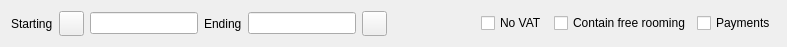
<?xml version="1.0" encoding="UTF-8"?>
<ui version="4.0">
 <class>FInvoices</class>
 <widget class="QWidget" name="FInvoices">
  <property name="geometry">
   <rect>
    <x>0</x>
    <y>0</y>
    <width>787</width>
    <height>43</height>
   </rect>
  </property>
  <property name="sizePolicy">
   <sizepolicy hsizetype="Minimum" vsizetype="Minimum">
    <horstretch>0</horstretch>
    <verstretch>0</verstretch>
   </sizepolicy>
  </property>
  <property name="windowTitle">
   <string>Form</string>
  </property>
  <layout class="QGridLayout" name="gridLayout">
   <item row="0" column="1">
    <widget class="QPushButton" name="btnPrev">
     <property name="minimumSize">
      <size>
       <width>25</width>
       <height>25</height>
      </size>
     </property>
     <property name="maximumSize">
      <size>
       <width>25</width>
       <height>25</height>
      </size>
     </property>
     <property name="focusPolicy">
      <enum>Qt::FocusPolicy::ClickFocus</enum>
     </property>
     <property name="text">
      <string/>
     </property>
     <property name="icon">
      <iconset resource="../Resort/res.qrc">
       <normaloff>:/images/left.png</normaloff>:/images/left.png</iconset>
     </property>
    </widget>
   </item>
   <item row="0" column="8">
    <widget class="QCheckBox" name="chContainsEmptyRooming">
     <property name="text">
      <string>Contain free rooming</string>
     </property>
    </widget>
   </item>
   <item row="0" column="5">
    <widget class="QPushButton" name="btnNext">
     <property name="minimumSize">
      <size>
       <width>25</width>
       <height>25</height>
      </size>
     </property>
     <property name="maximumSize">
      <size>
       <width>25</width>
       <height>25</height>
      </size>
     </property>
     <property name="focusPolicy">
      <enum>Qt::FocusPolicy::ClickFocus</enum>
     </property>
     <property name="text">
      <string/>
     </property>
     <property name="icon">
      <iconset resource="../Resort/res.qrc">
       <normaloff>:/images/right.png</normaloff>:/images/right.png</iconset>
     </property>
    </widget>
   </item>
   <item row="0" column="0">
    <widget class="QLabel" name="label">
     <property name="text">
      <string>Starting</string>
     </property>
    </widget>
   </item>
   <item row="0" column="7">
    <widget class="QCheckBox" name="chNoVAT">
     <property name="text">
      <string>No VAT</string>
     </property>
    </widget>
   </item>
   <item row="0" column="2">
    <widget class="EDateEdit" name="deStart"/>
   </item>
   <item row="0" column="6">
    <spacer name="horizontalSpacer">
     <property name="orientation">
      <enum>Qt::Orientation::Horizontal</enum>
     </property>
     <property name="sizeHint" stdset="0">
      <size>
       <width>40</width>
       <height>20</height>
      </size>
     </property>
    </spacer>
   </item>
   <item row="0" column="4">
    <widget class="EDateEdit" name="deEnd"/>
   </item>
   <item row="0" column="3">
    <widget class="QLabel" name="label_2">
     <property name="text">
      <string>Ending</string>
     </property>
    </widget>
   </item>
   <item row="0" column="9">
    <widget class="QCheckBox" name="chPayments">
     <property name="text">
      <string>Payments</string>
     </property>
    </widget>
   </item>
  </layout>
 </widget>
 <customwidgets>
  <customwidget>
   <class>EDateEdit</class>
   <extends>QLineEdit</extends>
   <header location="global">edateedit.h</header>
  </customwidget>
 </customwidgets>
 <tabstops>
  <tabstop>deStart</tabstop>
  <tabstop>deEnd</tabstop>
  <tabstop>btnPrev</tabstop>
  <tabstop>btnNext</tabstop>
 </tabstops>
 <resources>
  <include location="../Resort/res.qrc"/>
 </resources>
 <connections/>
</ui>
